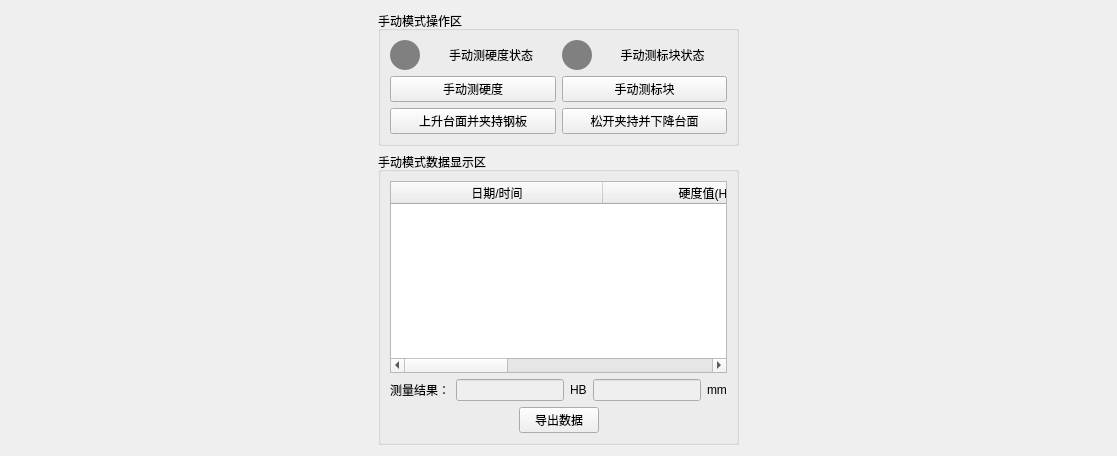
        <widget class="QWidget" name="manualPage">
         <layout class="QGridLayout" name="gridLayout_7">
          <item row="1" column="2">
           <spacer name="horizontalSpacer_16">
            <property name="orientation">
             <enum>Qt::Horizontal</enum>
            </property>
            <property name="sizeHint" stdset="0">
             <size>
              <width>367</width>
              <height>20</height>
             </size>
            </property>
           </spacer>
          </item>
          <item row="0" column="1">
           <widget class="QGroupBox" name="groupBox_4">
            <property name="title">
             <string>手动模式操作区</string>
            </property>
            <layout class="QGridLayout" name="gridLayout_6">
             <item row="0" column="0">
              <layout class="QGridLayout" name="gridLayout_5">
               <item row="0" column="0">
                <layout class="QHBoxLayout" name="horizontalLayout_24">
                 <item>
                  <layout class="QHBoxLayout" name="horizontalLayout_8">
                   <item>
                    <widget class="QLabel" name="label_manualHardness">
                     <property name="minimumSize">
                      <size>
                       <width>30</width>
                       <height>30</height>
                      </size>
                     </property>
                     <property name="maximumSize">
                      <size>
                       <width>30</width>
                       <height>30</height>
                      </size>
                     </property>
                     <property name="styleSheet">
                      <string notr="true">QLabel {
    background-color: gray;
	border-radius: 15px;	
}</string>
                     </property>
                     <property name="text">
                      <string/>
                     </property>
                    </widget>
                   </item>
                   <item>
                    <widget class="QLabel" name="manualHardnessStatus">
                     <property name="text">
                      <string>手动测硬度状态</string>
                     </property>
                     <property name="alignment">
                      <set>Qt::AlignCenter</set>
                     </property>
                    </widget>
                   </item>
                  </layout>
                 </item>
                 <item>
                  <layout class="QHBoxLayout" name="horizontalLayout_20">
                   <item>
                    <widget class="QLabel" name="label_manualBlock">
                     <property name="minimumSize">
                      <size>
                       <width>30</width>
                       <height>30</height>
                      </size>
                     </property>
                     <property name="maximumSize">
                      <size>
                       <width>30</width>
                       <height>30</height>
                      </size>
                     </property>
                     <property name="styleSheet">
                      <string notr="true">QLabel {
    background-color: gray;
	border-radius: 15px;	
}</string>
                     </property>
                     <property name="text">
                      <string/>
                     </property>
                    </widget>
                   </item>
                   <item>
                    <widget class="QLabel" name="manualBlockStatus">
                     <property name="text">
                      <string>手动测标块状态</string>
                     </property>
                     <property name="alignment">
                      <set>Qt::AlignCenter</set>
                     </property>
                    </widget>
                   </item>
                  </layout>
                 </item>
                </layout>
               </item>
               <item row="1" column="0">
                <layout class="QHBoxLayout" name="horizontalLayout_25">
                 <item>
                  <widget class="QPushButton" name="manualHardness">
                   <property name="text">
                    <string>手动测硬度</string>
                   </property>
                  </widget>
                 </item>
                 <item>
                  <widget class="QPushButton" name="manualStdBlock">
                   <property name="text">
                    <string>手动测标块</string>
                   </property>
                  </widget>
                 </item>
                </layout>
               </item>
              </layout>
             </item>
             <item row="1" column="0">
              <layout class="QHBoxLayout" name="horizontalLayout_28">
               <item>
                <widget class="QPushButton" name="risingAndClampBtn">
                 <property name="text">
                  <string>上升台面并夹持钢板</string>
                 </property>
                </widget>
               </item>
               <item>
                <widget class="QPushButton" name="dropingAndloosingBtn">
                 <property name="text">
                  <string>松开夹持并下降台面</string>
                 </property>
                </widget>
               </item>
              </layout>
             </item>
            </layout>
           </widget>
          </item>
          <item row="1" column="1">
           <widget class="QGroupBox" name="groupBox_5">
            <property name="title">
             <string>手动模式数据显示区</string>
            </property>
            <layout class="QGridLayout" name="gridLayout_3">
             <item row="0" column="0">
              <widget class="QTableWidget" name="manualTableWidget">
               <attribute name="horizontalHeaderDefaultSectionSize">
                <number>212</number>
               </attribute>
               <column>
                <property name="text">
                 <string>日期/时间</string>
                </property>
               </column>
               <column>
                <property name="text">
                 <string>硬度值(HB)</string>
                </property>
               </column>
               <column>
                <property name="text">
                 <string>d(mm)</string>
                </property>
               </column>
              </widget>
             </item>
             <item row="2" column="0">
              <layout class="QHBoxLayout" name="horizontalLayout_33">
               <item>
                <spacer name="horizontalSpacer_17">
                 <property name="orientation">
                  <enum>Qt::Horizontal</enum>
                 </property>
                 <property name="sizeHint" stdset="0">
                  <size>
                   <width>78</width>
                   <height>20</height>
                  </size>
                 </property>
                </spacer>
               </item>
               <item>
                <widget class="QPushButton" name="exportManualDataBtn">
                 <property name="text">
                  <string>导出数据</string>
                 </property>
                </widget>
               </item>
               <item>
                <spacer name="horizontalSpacer_18">
                 <property name="orientation">
                  <enum>Qt::Horizontal</enum>
                 </property>
                 <property name="sizeHint" stdset="0">
                  <size>
                   <width>40</width>
                   <height>20</height>
                  </size>
                 </property>
                </spacer>
               </item>
              </layout>
             </item>
             <item row="1" column="0">
              <layout class="QHBoxLayout" name="horizontalLayout_17">
               <item>
                <widget class="QLabel" name="label_12">
                 <property name="text">
                  <string>测量结果：</string>
                 </property>
                </widget>
               </item>
               <item>
                <widget class="QLineEdit" name="Edit_standardHardness">
                 <property name="enabled">
                  <bool>false</bool>
                 </property>
                </widget>
               </item>
               <item>
                <widget class="QLabel" name="label_38">
                 <property name="text">
                  <string>HB</string>
                 </property>
                </widget>
               </item>
               <item>
                <widget class="QLineEdit" name="Edit_standardDiameter">
                 <property name="enabled">
                  <bool>false</bool>
                 </property>
                </widget>
               </item>
               <item>
                <widget class="QLabel" name="label_41">
                 <property name="text">
                  <string>mm</string>
                 </property>
                </widget>
               </item>
              </layout>
             </item>
            </layout>
           </widget>
          </item>
          <item row="1" column="0">
           <spacer name="horizontalSpacer_15">
            <property name="orientation">
             <enum>Qt::Horizontal</enum>
            </property>
            <property name="sizeHint" stdset="0">
             <size>
              <width>367</width>
              <height>20</height>
             </size>
            </property>
           </spacer>
          </item>
         </layout>
        </widget>
